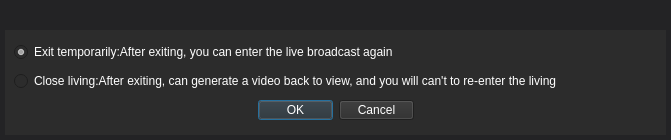
<?xml version="1.0" encoding="UTF-8"?>
<ui version="4.0">
 <class>StopLiveConfirmUI</class>
 <widget class="QDialog" name="StopLiveConfirmUI">
  <property name="geometry">
   <rect>
    <x>0</x>
    <y>0</y>
    <width>671</width>
    <height>140</height>
   </rect>
  </property>
  <property name="windowTitle">
   <string>ButelLive</string>
  </property>
  <property name="styleSheet">
   <string notr="true">background-color: rgba(35, 35, 37,255);
border-image: url(:/images/xxx_bg.png);</string>
  </property>
  <layout class="QGridLayout" name="gridLayout_2">
   <property name="leftMargin">
    <number>5</number>
   </property>
   <property name="topMargin">
    <number>0</number>
   </property>
   <property name="rightMargin">
    <number>5</number>
   </property>
   <property name="bottomMargin">
    <number>5</number>
   </property>
   <property name="verticalSpacing">
    <number>0</number>
   </property>
   <item row="0" column="0">
    <widget class="TitleBar" name="m_pTitleLbl" native="true">
     <property name="sizePolicy">
      <sizepolicy hsizetype="Preferred" vsizetype="Maximum">
       <horstretch>0</horstretch>
       <verstretch>0</verstretch>
      </sizepolicy>
     </property>
     <property name="minimumSize">
      <size>
       <width>0</width>
       <height>30</height>
      </size>
     </property>
     <property name="maximumSize">
      <size>
       <width>16777215</width>
       <height>30</height>
      </size>
     </property>
    </widget>
   </item>
   <item row="1" column="0">
    <widget class="QWidget" name="widget" native="true">
     <property name="sizePolicy">
      <sizepolicy hsizetype="Expanding" vsizetype="Preferred">
       <horstretch>0</horstretch>
       <verstretch>0</verstretch>
      </sizepolicy>
     </property>
     <property name="styleSheet">
      <string notr="true">background-color: rgb(44, 44, 44);</string>
     </property>
     <layout class="QGridLayout" name="gridLayout">
      <item row="1" column="0">
       <widget class="QRadioButton" name="m_pRdBtnTemp">
        <property name="sizePolicy">
         <sizepolicy hsizetype="Expanding" vsizetype="Fixed">
          <horstretch>0</horstretch>
          <verstretch>0</verstretch>
         </sizepolicy>
        </property>
        <property name="styleSheet">
         <string notr="true">color: rgb(255, 255, 255);</string>
        </property>
        <property name="text">
         <string>Exit temporarily:After exiting, you can enter the live broadcast again</string>
        </property>
        <property name="checked">
         <bool>true</bool>
        </property>
       </widget>
      </item>
      <item row="3" column="0">
       <layout class="QHBoxLayout" name="horizontalLayout">
        <item>
         <spacer name="horizontalSpacer">
          <property name="orientation">
           <enum>Qt::Horizontal</enum>
          </property>
          <property name="sizeHint" stdset="0">
           <size>
            <width>40</width>
            <height>20</height>
           </size>
          </property>
         </spacer>
        </item>
        <item>
         <widget class="QPushButton" name="m_pBtnOk">
          <property name="minimumSize">
           <size>
            <width>75</width>
            <height>20</height>
           </size>
          </property>
          <property name="maximumSize">
           <size>
            <width>50</width>
            <height>20</height>
           </size>
          </property>
          <property name="styleSheet">
           <string notr="true">color: rgb(255, 255, 255);
border-image: url(:/images/btn_back.png);</string>
          </property>
          <property name="text">
           <string>OK</string>
          </property>
         </widget>
        </item>
        <item>
         <widget class="QPushButton" name="m_pBtnCancel">
          <property name="minimumSize">
           <size>
            <width>75</width>
            <height>20</height>
           </size>
          </property>
          <property name="maximumSize">
           <size>
            <width>75</width>
            <height>20</height>
           </size>
          </property>
          <property name="styleSheet">
           <string notr="true">color: rgb(255, 255, 255);
border-image: url(:/images/btn_back.png);</string>
          </property>
          <property name="text">
           <string>Cancel</string>
          </property>
         </widget>
        </item>
        <item>
         <spacer name="horizontalSpacer_2">
          <property name="orientation">
           <enum>Qt::Horizontal</enum>
          </property>
          <property name="sizeHint" stdset="0">
           <size>
            <width>40</width>
            <height>20</height>
           </size>
          </property>
         </spacer>
        </item>
       </layout>
      </item>
      <item row="2" column="0">
       <widget class="QRadioButton" name="m_pRdBtnClose">
        <property name="enabled">
         <bool>true</bool>
        </property>
        <property name="sizePolicy">
         <sizepolicy hsizetype="Expanding" vsizetype="Fixed">
          <horstretch>0</horstretch>
          <verstretch>0</verstretch>
         </sizepolicy>
        </property>
        <property name="styleSheet">
         <string notr="true">color: rgb(255, 255, 255);</string>
        </property>
        <property name="text">
         <string>Close living:After exiting, can generate a video back to view, and you will can't to re-enter the living</string>
        </property>
        <property name="checkable">
         <bool>true</bool>
        </property>
        <property name="checked">
         <bool>false</bool>
        </property>
       </widget>
      </item>
     </layout>
    </widget>
   </item>
  </layout>
 </widget>
 <customwidgets>
  <customwidget>
   <class>TitleBar</class>
   <extends>QWidget</extends>
   <header location="global">titlebar.h</header>
   <container>1</container>
  </customwidget>
 </customwidgets>
 <resources/>
 <connections/>
</ui>
